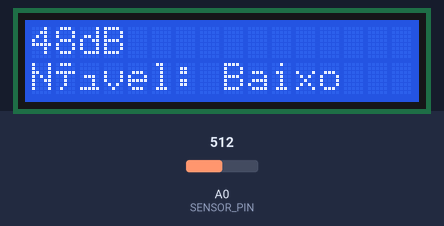
The sketch below on a simulated ESP8266 (NodeMCU). Parts: 16×2 character LCD. The inputs (shaded band) are chosen by the test bench; at power-on: A0 (SENSOR_PIN) = 512. WiFi joins after 1.5 s; servers stay silent unless stated; uploads are accepted with an empty reply; what the sketch prints to the serial monitor is not drawn.

Above: at 2.9 s.
At 7.9 s:
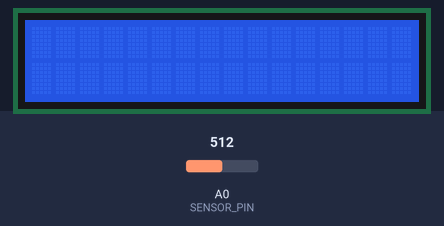

Measured:
- what the display in image 0 shows lasts 5.0 s, from 2.9 s to 7.9 s
- what the display in image 1 shows lasts 1.2 s, from 7.9 s to 9.1 s

The sketch:

projeto_integrador_5.ino
```cpp
#define BLYNK_TEMPLATE_ID "indentificação do template blynk"
#define BLYNK_TEMPLATE_NAME "Decibelimetro"
#define BLYNK_AUTH_TOKEN "codigo de autorização do blynk"
#define BLYNK_PRINT Serial


#include <ESP8266WiFi.h>
#include <ESP8266HTTPClient.h>
#include <BlynkSimpleEsp8266.h>
#include <LiquidCrystal_I2C.h>
#include <Arduino_JSON.h>

#define SENSOR_PIN A0
// LiquidCrystal_I2C lcd(0x3F, 2, 1, 0, 4, 5, 6, 7, 3, POSITIVE);
LiquidCrystal_I2C lcd(0x27, 2, 1, 0, 4, 5, 6, 7, 3, POSITIVE);

HTTPClient http;
WiFiClient client;

BlynkTimer blynkTimer;
const int sampleWindow = 1000;
unsigned int sample;
int db;

char auth[] = BLYNK_AUTH_TOKEN;  // <<<< Token
char ssid[] = "ssid da sua rede";
char pass[] = "senha do wifi";


void enviarLeituraBlynk() {
  Blynk.virtualWrite(V0, db);
}

void setup() {

  Serial.begin(9600);

  conectarWifi(ssid, pass);
  pinMode(SENSOR_PIN, INPUT);
  lcd.begin(16, 2);
  lcd.backlight();
  lcd.clear();
  Blynk.begin(auth, ssid, pass);
  blynkTimer.setInterval(1000L, enviarLeituraBlynk);
}

void loop() {
  Blynk.run();
  blynkTimer.run();

  unsigned long startMillis = millis();  // Início da janela de amostra
  float peakToPeak = 0;                  //nível pico a pico
  unsigned int signalMax = 0;            //valor minimo
  unsigned int signalMin = 1023;         //valor máximo
  // coletar dados para 50 ms
  while (millis() - startMillis < sampleWindow) {
    sample = analogRead(SENSOR_PIN);  //obter leitura do microfone
    if (sample < 1024) {              // jogue fora leituras espúrias
      if (sample > signalMax) {
        signalMax = sample;  // salve apenas os níveis máximos
      } else if (sample < signalMin) {
        signalMin = sample;  // salve apenas os níveis mínimos
      }
    }
  }


  peakToPeak = signalMax - signalMin;       //max - min = amplitude pico-pico
  db = map(peakToPeak, 20, 900, 49.5, 90);  //calibrar para decibéis

  lcd.print(db);
  lcd.print("dB");

  if (db <= 50) {
    lcd.setCursor(0, 1);
    lcd.print("Nível: Baixo");
  } else if (db > 50 && db < 75) {
    lcd.setCursor(0, 1);
    lcd.print("Nível: Moderado");
  } else if (db >= 75) {
    lcd.setCursor(0, 1);
    lcd.print("Nível: Alto");
  }
  delay(5000);
  lcd.clear();

  //comunicação com api rest
  Serial.println("Decibéis medidos : " + String(db));
  http.begin(client,"end point da aplicação backend que vai receber esses dados");
  http.addHeader("Content-Type", "application/json");

  int httpResponseCode = http.POST("{\"id\": null,\"nomeDispositivo\":\"NodeMCU\",\"valor\":" +String(db)+"}");

  if (httpResponseCode > 0) {
    Serial.print("HTTP Response code: ");
    Serial.println(httpResponseCode);
    String payload = http.getString();
    Serial.println(payload);
  } else {
    Serial.print("Error code: ");
    Serial.println(httpResponseCode);
  }
}

void conectarWifi(char SSID[], char PASS[]) {

  Serial.print("Conectando a rede ");
  Serial.println(ssid);
  WiFi.begin(ssid, pass);

  while (WiFi.status() != WL_CONNECTED) {
    delay(500);
    Serial.print(".");
  }

  Serial.println("");
  Serial.println("WiFi Conectado");
  Serial.println(WiFi.localIP());
}
```
